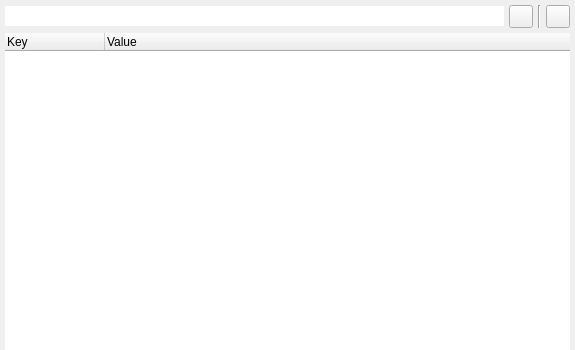
<?xml version="1.0" encoding="UTF-8"?>
<ui version="4.0">
 <class>SdbWidget</class>
 <widget class="QDockWidget" name="SdbWidget">
  <property name="geometry">
   <rect>
    <x>0</x>
    <y>0</y>
    <width>575</width>
    <height>350</height>
   </rect>
  </property>
  <property name="floating">
   <bool>false</bool>
  </property>
  <property name="windowTitle">
   <string>SDB browser</string>
  </property>
  <widget class="QWidget" name="dockWidgetContents">
   <layout class="QVBoxLayout" name="verticalLayout">
    <property name="spacing">
     <number>5</number>
    </property>
    <property name="leftMargin">
     <number>5</number>
    </property>
    <property name="topMargin">
     <number>5</number>
    </property>
    <property name="rightMargin">
     <number>5</number>
    </property>
    <property name="bottomMargin">
     <number>0</number>
    </property>
    <item>
     <layout class="QHBoxLayout" name="horizontalLayout">
      <property name="spacing">
       <number>5</number>
      </property>
      <item>
       <widget class="QLineEdit" name="lineEdit">
        <property name="text">
         <string/>
        </property>
        <property name="frame">
         <bool>false</bool>
        </property>
        <property name="placeholderText">
         <string notr="true"/>
        </property>
        <property name="clearButtonEnabled">
         <bool>true</bool>
        </property>
       </widget>
      </item>
      <item>
       <widget class="QToolButton" name="searchButton">
        <property name="text">
         <string notr="true"/>
        </property>
        <property name="icon">
         <iconset resource="../resources.qrc">
          <normaloff>:/img/icons/arrow_right.svg</normaloff>:/img/icons/arrow_right.svg</iconset>
        </property>
       </widget>
      </item>
      <item>
       <widget class="Line" name="line">
        <property name="orientation">
         <enum>Qt::Vertical</enum>
        </property>
       </widget>
      </item>
      <item>
       <widget class="QToolButton" name="lockButton">
        <property name="text">
         <string notr="true"/>
        </property>
        <property name="icon">
         <iconset resource="../resources.qrc">
          <normaloff>:/img/icons/unlock_white.svg</normaloff>:/img/icons/unlock_white.svg</iconset>
        </property>
        <property name="checkable">
         <bool>true</bool>
        </property>
        <property name="checked">
         <bool>false</bool>
        </property>
       </widget>
      </item>
     </layout>
    </item>
    <item>
     <widget class="QTreeWidget" name="treeWidget">
      <property name="styleSheet">
       <string notr="true">QTreeWidget::item
{
    padding-top: 1px;
    padding-bottom: 1px;
}</string>
      </property>
      <property name="frameShape">
       <enum>QFrame::NoFrame</enum>
      </property>
      <property name="frameShadow">
       <enum>QFrame::Plain</enum>
      </property>
      <property name="lineWidth">
       <number>0</number>
      </property>
      <property name="indentation">
       <number>8</number>
      </property>
      <property name="sortingEnabled">
       <bool>false</bool>
      </property>
      <column>
       <property name="text">
        <string>Key</string>
       </property>
      </column>
      <column>
       <property name="text">
        <string>Value</string>
       </property>
      </column>
     </widget>
    </item>
   </layout>
  </widget>
 </widget>
 <resources>
  <include location="../resources.qrc"/>
 </resources>
 <connections/>
</ui>
